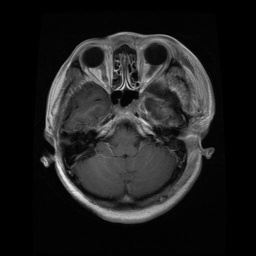
#> input picture Dataset/Training/glioma_tumor/glioma_tumor_training(100).jpg, 256 x 256 px; its folder holds only this picture in this run
$ jupyter execute --allow-errors Brain_Tumor_Classification.ipynb
#> lines starting #> are read from the running program, lines starting #| are printed output that depends on the picture
# Preprocessing Data (training and testing datasets)

## Preprocessing for Training Data

[cell 1]
import cv2
import os
from PIL import Image

# training dataset map for file handling
training_dataset_paths = {
    "glioma_tumor": "Dataset/Training/glioma_tumor",
    "meningioma_tumor": "Dataset/Training/meningioma_tumor",
    "no_tumor": "Dataset/Training/no_tumor",
    "pituitary_tumor": "Dataset/Training/pituitary_tumor"
}

# new width and height
new_width = 256
new_height = 256

[cell 2]
# training dataset

glioma_tumor_training_path = "Dataset/Training/glioma_tumor"
meningioma_tumor_training_path = "Dataset/Training/meningioma_tumor"
no_tumor_training_path = "Dataset/Training/no_tumor"
pituitary_tumor_training_path = "Dataset/Training/pituitary_tumor"

# get all files in the glioma_tumor directory
file_list = os.listdir(glioma_tumor_training_path)
# iterate through the files and rename them
for idx, file_name in enumerate(file_list, 1):
    file_path = os.path.join(glioma_tumor_training_path, file_name)

    # check if the path is a file
    if os.path.isfile(file_path):
        # define the new file name
        new_file_name = f"glioma_tumor_training({idx}){os.path.splitext(file_name)[1]}"
        new_file_path = os.path.join(glioma_tumor_training_path, new_file_name)

        # rename the file
        os.rename(file_path, new_file_path)
        print(f"Renamed: {file_name} to {new_file_name}")
#> further down, image is the input picture: shape (256, 256, 3); min 0, max 244, mean 30.7


# get all files in the meningioma_tumor directory
#> (the rest of this cell did not finish here and is left out)

#> (a cell that did not finish here is left out)

#> (a cell that did not finish here is left out)

## Preprocessing for Testing Data

[cell 5]
import cv2
import os
from PIL import Image

# testing dataset map for file handling
testing_dataset_paths = {
    "glioma_tumor": "Dataset/Testing/glioma_tumor",
    "meningioma_tumor": "Dataset/Testing/meningioma_tumor",
    "no_tumor": "Dataset/Testing/no_tumor",
    "pituitary_tumor": "Dataset/Testing/pituitary_tumor"
}

# new width and height
new_width = 256
new_height = 256

[cell 6]
# testing dataset

glioma_tumor_testing_path = "Dataset/Testing/glioma_tumor"
meningioma_tumor_testing_path = "Dataset/Testing/meningioma_tumor"
no_tumor_testing_path = "Dataset/Testing/no_tumor"
pituitary_tumor_testing_path = "Dataset/Testing/pituitary_tumor"

# get all files in the glioma_tumor directory
file_list = os.listdir(glioma_tumor_testing_path)
# iterate through the files and rename them
for idx, file_name in enumerate(file_list, 1):
    file_path = os.path.join(glioma_tumor_testing_path, file_name)

    # check if the path is a file
    if os.path.isfile(file_path):
        # define the new file name
        new_file_name = f"glioma_tumor_testing({idx}){os.path.splitext(file_name)[1]}"
        new_file_path = os.path.join(glioma_tumor_testing_path, new_file_name)

        # rename the file
        os.rename(file_path, new_file_path)
        print(f"Renamed: {file_name} to {new_file_name}")


# get all files in the meningioma_tumor directory
#> (the rest of this cell did not finish here and is left out)

#> (a cell that did not finish here is left out)

#> (a cell that did not finish here is left out)

# Extract Features

[cell 9]
# flattening images for training dataset images

import numpy as np

flattened_images_train = {}

# iterate through image files
#> (the rest of this cell did not finish here and is left out)

[cell 10]
# flattening images for testing dataset images

import numpy as np

flattened_images_test = {}

# iterate through image files
#> (the rest of this cell did not finish here and is left out)

# Prepare the Data for Training

[cell 11]
# convert image labels to numerical format

label_map = {
    "glioma_tumor": 0,
    "meningioma_tumor": 1,
    "no_tumor": 2,
    "pituitary_tumor": 3
}

# Model Selection, Training, and Evaluation

## Convert Data to NumPy Array (training dataset)

[cell 12]
# training dataset

import numpy as np

# convert training data to NumPy arrays
X_train = []
Y_train = []

for tumor_type, images in flattened_images_train.items():
    for image in images:
        X_train.append(image)
        Y_train.append(label_map[tumor_type])
#> this loop made 1 pass
#> tumor_type on pass 1: 'glioma_tumor'
#> after the loop, X_train = 1 item; Y_train = [0]

# convert to NumPy arrays
X_train = np.array(X_train)
Y_train = np.array(Y_train)

print(X_train)
#> (printed output is left out)
print(Y_train)
#| [0]

## Convert Data to NumPy Array (testing dataset)

[cell 13]
# testing dataset

# convert testing data to NumPy arrays
X_test = []
Y_test = []

for tumor_type, images in flattened_images_test.items():
    for image in images:
        X_test.append(image)
        Y_test.append(label_map[tumor_type])
#> after the loop, X_test = 1 item; Y_test = [0]

X_test = np.array(X_test)
Y_test = np.array(Y_test)

print(X_test)
#> (printed output is left out)
print(Y_test)
#| [0]

## Train K-NN Model and Evaluate

[cell 14]
from sklearn.neighbors import KNeighborsClassifier
from sklearn.metrics import confusion_matrix
import seaborn as sns
import matplotlib.pyplot as plt
import numpy as np

# Define class names
classes = ["glioma", "meningioma", "no_tumor", "pituitary"]

# Define k values
k_values = [3, 5, 7, 9, 11]

# Create a figure with separate rows for each k value
fig, axes = plt.subplots(len(k_values), 4, figsize=(12, len(k_values) * 4))  # 1 row per k, 4 columns (1 per class)

#> (the rest of this cell did not finish here and is left out)

## Train Decision Tree Model and Evaluate

[cell 15]
from sklearn.tree import DecisionTreeClassifier
import matplotlib.pyplot as plt

tree_depths = [3, 5, 7, 9, None]

fig, axes = plt.subplots(len(tree_depths), 4, figsize=(12, len(tree_depths) * 4))

for row_idx, depth in enumerate(tree_depths):
    tree = DecisionTreeClassifier(max_depth=depth, random_state=42)
    tree.fit(X_train, Y_train)
    Y_pred = tree.predict(X_test)

    for col_idx, class_name in enumerate(classes):
        binary_Y_test = (Y_test == col_idx).astype(int)
        binary_Y_pred = (Y_pred == col_idx).astype(int)

        cm = confusion_matrix(binary_Y_test, binary_Y_pred)

        if cm.shape == (1, 1):
            cm = np.array([[cm[0][0], 0], [0, 0]])

        if cm.shape == (2, 2):
            TP, FN = cm[0]
            FP, TN = cm[1]
        else:
            TP = FN = FP = TN = 0

        def safe_divide(n, d):
            return n / d if d != 0 else 0

        # Print the confusion matrix explicitly
        print(f"\nEvaluation Scores for {class_name} (k={k}):")
        print(f"Accuracy:  {(TP + TN) / (TP + TN + FP + FN)}")
        print(f"Precision: {TP / (TP + FP)}")
        print(f"Recall:    {TP / (TP + FN)}")
        print(f"F-measure: {(2 * TN) / ((2 * TN) + FN + FP)}")

        # Plot confusion matrix
        ax = axes[row_idx, col_idx]
        sns.heatmap(cm, annot=True, fmt='d', cmap='Greens',
                    xticklabels=[class_name, "Other"], yticklabels=[class_name, "Other"], ax=ax)
        ax.set_xlabel("Predicted Label")
        ax.set_ylabel("True Label")
        ax.set_title(f"{class_name} (depth={depth})")

plt.tight_layout()
plt.show()
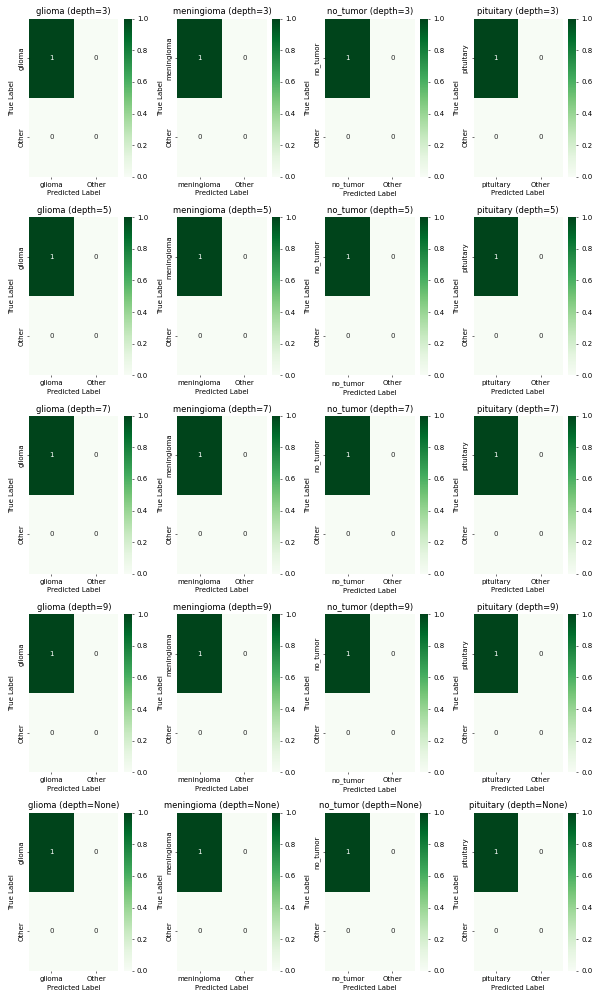
#> figure drawn by matplotlib, 40 panels
